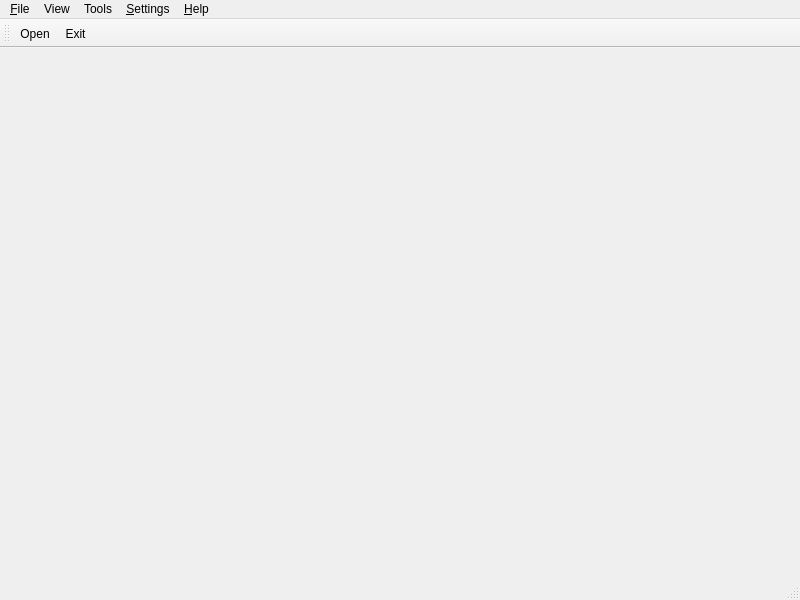
<?xml version="1.0" encoding="UTF-8"?>
<ui version="4.0">
 <class>MainWindow</class>
 <widget class="QMainWindow" name="MainWindow">
  <property name="geometry">
   <rect>
    <x>0</x>
    <y>0</y>
    <width>800</width>
    <height>600</height>
   </rect>
  </property>
  <property name="windowTitle">
   <string>MainWindow</string>
  </property>
  <widget class="QWidget" name="centralwidget"/>
  <widget class="QMenuBar" name="menubar">
   <property name="geometry">
    <rect>
     <x>0</x>
     <y>0</y>
     <width>800</width>
     <height>30</height>
    </rect>
   </property>
   <widget class="QMenu" name="menuFile">
    <property name="title">
     <string>&amp;File</string>
    </property>
    <addaction name="actionOpen"/>
    <addaction name="actionPrint"/>
    <addaction name="actionSVG"/>
    <addaction name="actionrefresh"/>
    <addaction name="actionExit"/>
   </widget>
   <widget class="QMenu" name="menuAbout">
    <property name="title">
     <string>&amp;Help</string>
    </property>
    <addaction name="actionAbout"/>
    <addaction name="actionAboutQt"/>
   </widget>
   <widget class="QMenu" name="menuSettings">
    <property name="title">
     <string>&amp;Settings</string>
    </property>
    <addaction name="actionConfigure"/>
    <addaction name="actionDirectories"/>
    <addaction name="actionParking"/>
    <addaction name="actionFonts"/>
    <addaction name="actionTracking"/>
    <addaction name="separator"/>
   </widget>
   <widget class="QMenu" name="menuView">
    <property name="title">
     <string>View</string>
    </property>
    <addaction name="separator"/>
    <addaction name="actionReset"/>
    <addaction name="actionZoon_in"/>
    <addaction name="actionZoom_out"/>
    <addaction name="separator"/>
    <addaction name="actionOptions"/>
    <addaction name="actionNodes"/>
    <addaction name="actionRuler"/>
    <addaction name="actionAntialiasing"/>
   </widget>
   <widget class="QMenu" name="menuTools">
    <property name="title">
     <string>Tools</string>
    </property>
    <addaction name="actionTiles"/>
   </widget>
   <addaction name="menuFile"/>
   <addaction name="menuView"/>
   <addaction name="menuTools"/>
   <addaction name="menuSettings"/>
   <addaction name="menuAbout"/>
  </widget>
  <widget class="QStatusBar" name="statusbar"/>
  <widget class="QToolBar" name="toolBar">
   <property name="windowTitle">
    <string>toolBar</string>
   </property>
   <attribute name="toolBarArea">
    <enum>TopToolBarArea</enum>
   </attribute>
   <attribute name="toolBarBreak">
    <bool>false</bool>
   </attribute>
   <addaction name="actionOpen"/>
   <addaction name="actionExit"/>
  </widget>
  <action name="actionOpen">
   <property name="icon">
    <iconset>
     <normalon>:/icon/document-open.svg</normalon>
    </iconset>
   </property>
   <property name="text">
    <string>&amp;Open</string>
   </property>
   <property name="shortcut">
    <string>Ctrl+O</string>
   </property>
  </action>
  <action name="actionExit">
   <property name="icon">
    <iconset>
     <normalon>:/icon/application-exit.svg</normalon>
    </iconset>
   </property>
   <property name="text">
    <string>E&amp;xit</string>
   </property>
   <property name="toolTip">
    <string>Exit</string>
   </property>
   <property name="shortcut">
    <string>Ctrl+X</string>
   </property>
  </action>
  <action name="actionAboutQt">
   <property name="text">
    <string>About Qt</string>
   </property>
  </action>
  <action name="actionConfigure">
   <property name="icon">
    <iconset resource="../res.qrc">
     <normaloff>:/icon/configure.svg</normaloff>:/icon/configure.svg</iconset>
   </property>
   <property name="text">
    <string>Profile</string>
   </property>
  </action>
  <action name="actionOptions">
   <property name="text">
    <string>Layer</string>
   </property>
  </action>
  <action name="actionReset">
   <property name="text">
    <string>Reset</string>
   </property>
  </action>
  <action name="actionZoon_in">
   <property name="text">
    <string>Zoon in</string>
   </property>
   <property name="shortcut">
    <string>Ctrl++</string>
   </property>
  </action>
  <action name="actionZoom_out">
   <property name="text">
    <string>Zoom out</string>
   </property>
   <property name="shortcut">
    <string>Ctrl+-</string>
   </property>
  </action>
  <action name="actionDirectories">
   <property name="icon">
    <iconset resource="../res.qrc">
     <normaloff>:/icon/configure.svg</normaloff>:/icon/configure.svg</iconset>
   </property>
   <property name="text">
    <string>Directories</string>
   </property>
  </action>
  <action name="actionPrint">
   <property name="icon">
    <iconset resource="../res.qrc">
     <normaloff>:/icon/document-print.svg</normaloff>:/icon/document-print.svg</iconset>
   </property>
   <property name="text">
    <string>Print</string>
   </property>
   <property name="shortcut">
    <string>Ctrl+P</string>
   </property>
   <property name="visible">
    <bool>true</bool>
   </property>
  </action>
  <action name="actionFonts">
   <property name="text">
    <string>Fonts</string>
   </property>
  </action>
  <action name="actionSVG">
   <property name="enabled">
    <bool>false</bool>
   </property>
   <property name="text">
    <string>SVG</string>
   </property>
   <property name="visible">
    <bool>false</bool>
   </property>
  </action>
  <action name="actionAbout">
   <property name="text">
    <string>About</string>
   </property>
  </action>
  <action name="actionOpen_2">
   <property name="text">
    <string>&amp;Open</string>
   </property>
   <property name="shortcut">
    <string>Ctrl+O</string>
   </property>
  </action>
  <action name="actionrefresh">
   <property name="icon">
    <iconset resource="../res.qrc">
     <normaloff>:/icon/edit-refresh.svg</normaloff>:/icon/edit-refresh.svg</iconset>
   </property>
   <property name="text">
    <string>Refresh</string>
   </property>
   <property name="toolTip">
    <string>refresh</string>
   </property>
   <property name="menuRole">
    <enum>QAction::MenuRole::NoRole</enum>
   </property>
  </action>
  <action name="actionTracking">
   <property name="checkable">
    <bool>true</bool>
   </property>
   <property name="checked">
    <bool>true</bool>
   </property>
   <property name="text">
    <string>Tracking</string>
   </property>
  </action>
  <action name="actionRuler">
   <property name="checkable">
    <bool>true</bool>
   </property>
   <property name="text">
    <string>Ruler</string>
   </property>
  </action>
  <action name="actionAntialiasing">
   <property name="checkable">
    <bool>true</bool>
   </property>
   <property name="checked">
    <bool>true</bool>
   </property>
   <property name="text">
    <string>Antialiasing</string>
   </property>
  </action>
  <action name="actionNodes">
   <property name="text">
    <string>Nodes</string>
   </property>
  </action>
  <action name="actionParking">
   <property name="icon">
    <iconset resource="../res.qrc">
     <normaloff>:/icon/configure.svg</normaloff>:/icon/configure.svg</iconset>
   </property>
   <property name="text">
    <string>Parking</string>
   </property>
  </action>
  <action name="actionTiles">
   <property name="text">
    <string>Tiles</string>
   </property>
  </action>
 </widget>
 <resources>
  <include location="../res.qrc"/>
 </resources>
 <connections/>
</ui>
